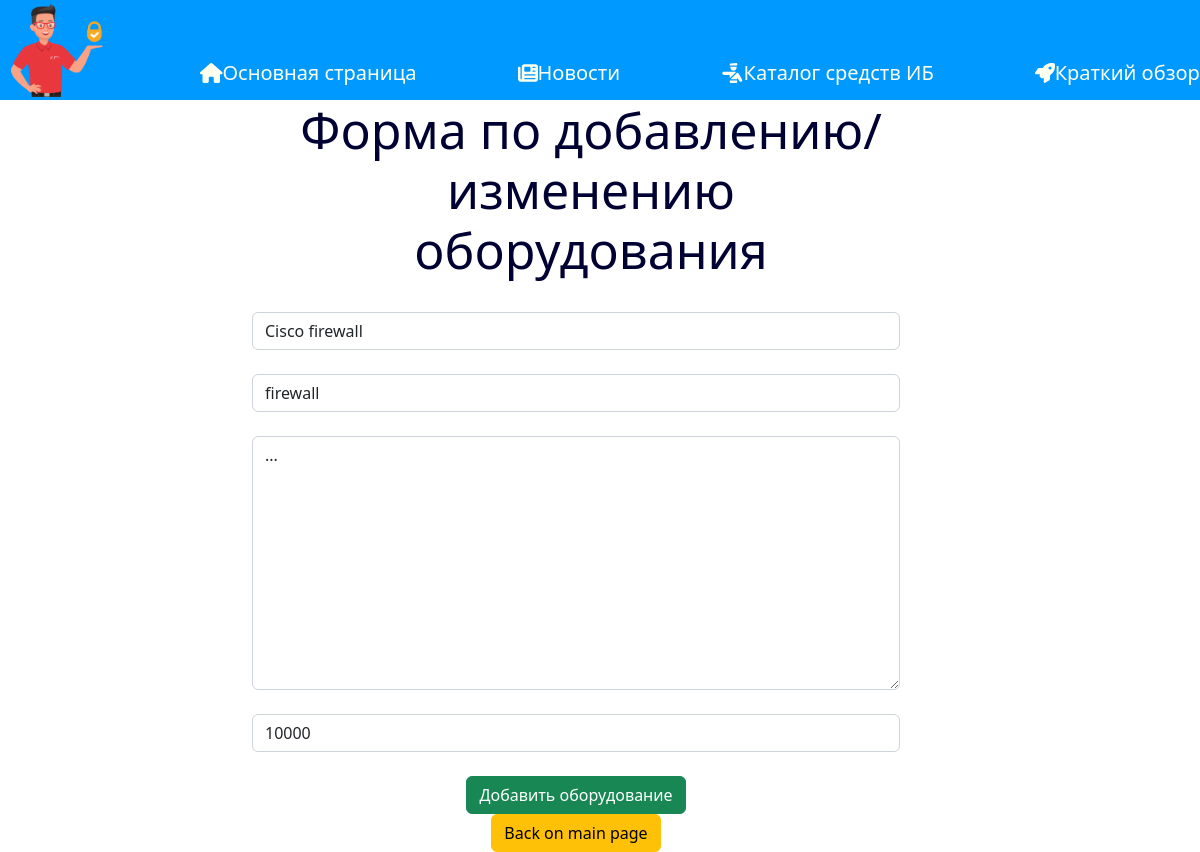
The page /calculator/8/update on the database its author committed.
### calculator/models.py (models this page shows, shortened)
class Equipment(models.Model):
    model_img = models.ImageField(upload_to='img/', default="")
    title = models.CharField('Название', max_length=50)
    type = models.CharField('Вид оборудования', max_length=50)
    description = models.TextField('Описание')
    cost = models.CharField('Цена', max_length=50)
    class Meta:
        verbose_name = 'Equipment'
        verbose_name_plural = 'Equipments'

### calculator/views.py (the view)
# urls.py: path('<int:pk>/update', views.CalculatorUpdateView.as_view(), name='update_equipment'),
class CalculatorUpdateView(UpdateView):
    model = Equipment
    template_name = 'calculator/create.html'
    form_class = EquipmentForm

### calculator/forms.py
class EquipmentForm(ModelForm):
    class Meta:
        model = Equipment
        fields = ['id', 'title', 'type', 'description', 'cost']
        widgets = {
            "title": TextInput(attrs={
                'class': 'form-control',
                'placeholder': "Название"
            }),
            "type": TextInput(attrs={
                'class': 'form-control',
                'placeholder': "Тип"
            }),
            "description": Textarea(attrs={
                'class': 'form-control',
                'placeholder': "Описание"
            }),
            "cost": TextInput(attrs={
                'class': 'form-control',
                'placeholder': "Стоимость"
            }),
        }

### calculator/templates/calculator/create.html (shortened to what this page needs)
{% extends 'main/layout.html' %}
{% load static %}
{% block body_content %}
<div class="features">
    <h1>Форма по добавлению/изменению оборудования</h1>
    <br>
    <form method="post">
        {{ form.title }}<br>
        {{ form.type }}<br>
        {{ form.description }}<br>
        {{ form.cost }}<br>
        <button class="btn btn-success" type="submit">Добавить оборудование</button>
        <br>
    </form>
    <button class="btn btn-warning">Back on main page</button>
</div>
{% endblock %}

### main/static/main/css/main.css (style rules this page uses)
body { background:#FFFFFF; }
main .features { float: left; color: #000033; margin-top: 100px; padding-left: 21%; text-align: center; width: 75%; }
main .features h1 { font-size: 50px; }
main .features h1 { max-width: 1000px; margin-left: 30px; }

### rows shown on the page
Equipment: title "Cisco firewall", type "firewall", description "...", cost "10000"
